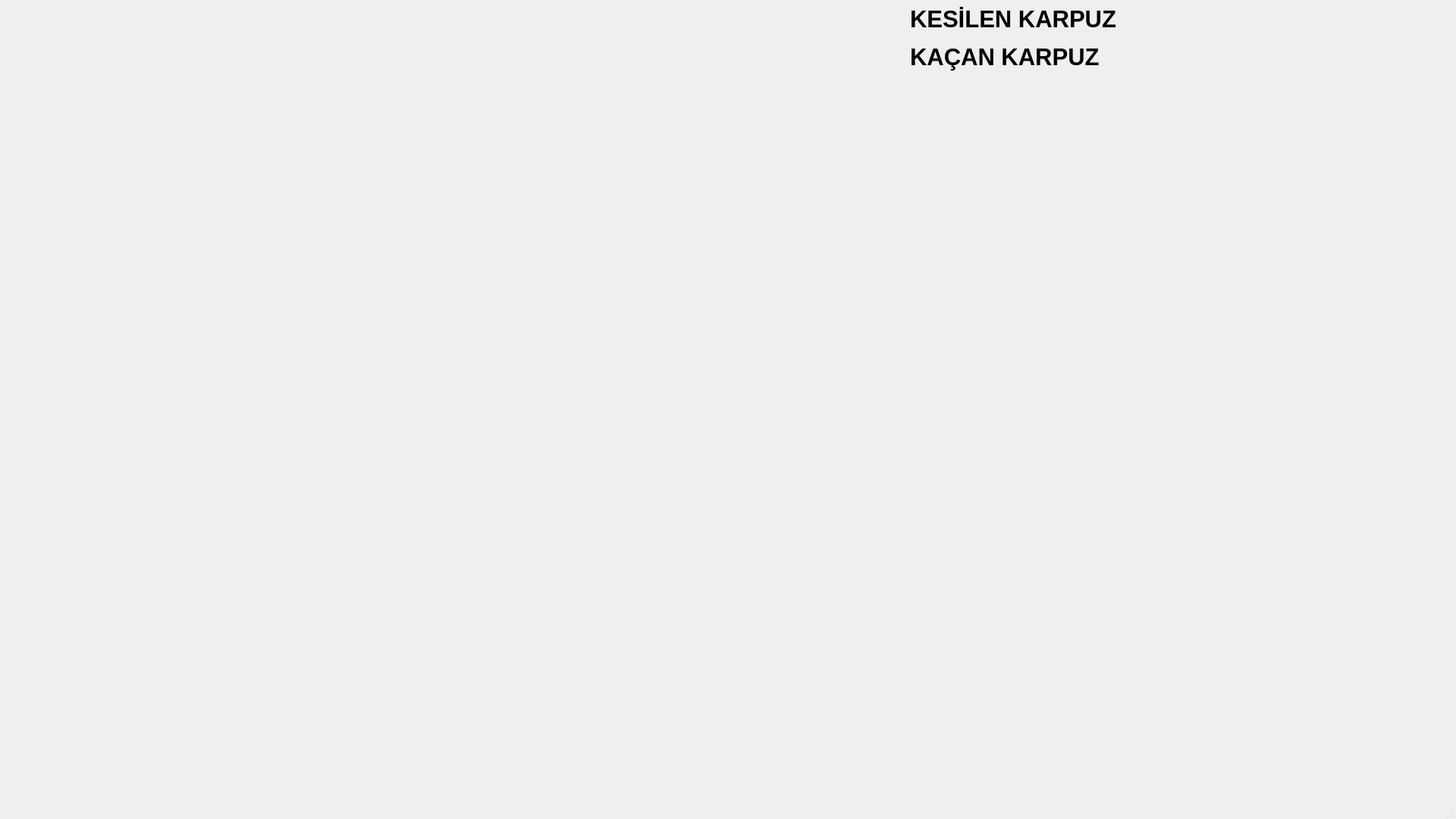
<?xml version="1.0" encoding="UTF-8"?>
<ui version="4.0">
 <class>MainWindow</class>
 <widget class="QMainWindow" name="MainWindow">
  <property name="geometry">
   <rect>
    <x>0</x>
    <y>0</y>
    <width>1920</width>
    <height>1080</height>
   </rect>
  </property>
  <property name="windowTitle">
   <string>MainWindow</string>
  </property>
  <widget class="QWidget" name="centralwidget">
   <widget class="QLabel" name="lb_kesilen">
    <property name="geometry">
     <rect>
      <x>1200</x>
      <y>0</y>
      <width>400</width>
      <height>50</height>
     </rect>
    </property>
    <property name="font">
     <font>
      <pointsize>23</pointsize>
      <bold>true</bold>
     </font>
    </property>
    <property name="text">
     <string>KESİLEN KARPUZ</string>
    </property>
   </widget>
   <widget class="QLabel" name="lb_kacan">
    <property name="geometry">
     <rect>
      <x>1200</x>
      <y>50</y>
      <width>400</width>
      <height>50</height>
     </rect>
    </property>
    <property name="font">
     <font>
      <pointsize>23</pointsize>
      <bold>true</bold>
     </font>
    </property>
    <property name="text">
     <string>KAÇAN KARPUZ</string>
    </property>
   </widget>
   <widget class="QLabel" name="lb_sayac">
    <property name="geometry">
     <rect>
      <x>0</x>
      <y>20</y>
      <width>300</width>
      <height>50</height>
     </rect>
    </property>
    <property name="font">
     <font>
      <pointsize>29</pointsize>
      <bold>true</bold>
     </font>
    </property>
    <property name="text">
     <string/>
    </property>
   </widget>
   <widget class="QLabel" name="lb_arka">
    <property name="geometry">
     <rect>
      <x>0</x>
      <y>100</y>
      <width>1920</width>
      <height>980</height>
     </rect>
    </property>
    <property name="styleSheet">
     <string notr="true">background-image: url(:/resimler/images/back.jpg);</string>
    </property>
    <property name="text">
     <string/>
    </property>
   </widget>
  </widget>
  <widget class="QMenuBar" name="menubar">
   <property name="geometry">
    <rect>
     <x>0</x>
     <y>0</y>
     <width>1920</width>
     <height>25</height>
    </rect>
   </property>
  </widget>
  <widget class="QStatusBar" name="statusbar"/>
 </widget>
 <resources/>
 <connections/>
</ui>
